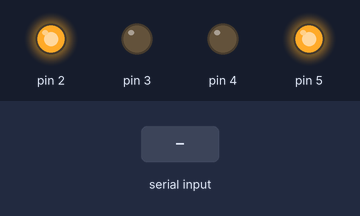
Simulated run of this sketch. Board: Arduino Uno, built with avr-gcc and run on an emulated ATmega328P. Shown: output pins drawn as LEDs (lit = HIGH). The inputs (shaded band) are chosen by the test bench.

Above: at 1.2 s.
1.3 s: "1" received over Serial
At 1.6 s:
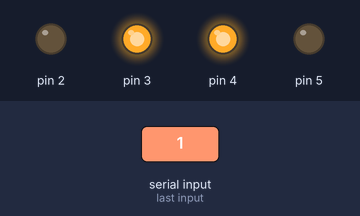
2.8 s: "2" received over Serial
At 3.9 s:
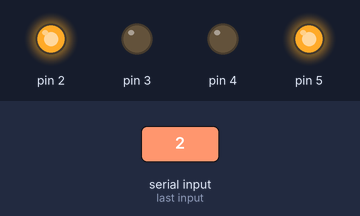
Timing chart, 0 to 5.8 s (numbered marks = the images above; inputs shaded):
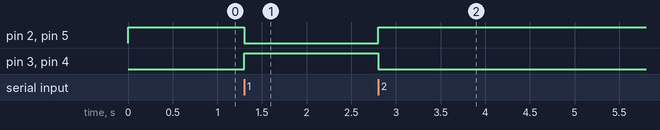

The sketch:

Photophobia_Assay.ino
```cpp
int state = 1;
char data;

void setup() {
  pinMode(2, OUTPUT);
  pinMode(3, OUTPUT);
  pinMode(4, OUTPUT);
  pinMode(5, OUTPUT);
  digitalWrite(2, HIGH); //red
  digitalWrite(3, LOW);  //blue
  digitalWrite(4, LOW);  //red
  digitalWrite(5, HIGH); //blue
  Serial.begin(9600); // Default communication rate of the Bluetooth module
}

void loop() {

if(Serial.available() > 0){ // Checks whether data is comming from the serial port
    data = Serial.read(); // Reads the data from the serial port

    if (data == '1' || data == '2'){
     if (state == 1){
        state = 2;
     }
      else if (state == 2){
        state = 1;
     }
    }

    if (state == 1) {
        digitalWrite(2, HIGH); //red
        digitalWrite(3, LOW);  //blue
        digitalWrite(4, LOW);  //red
        digitalWrite(5, HIGH); //blue
     }
     else if (state == 2) {
        digitalWrite(2, LOW);  //red
        digitalWrite(3, HIGH); //blue
        digitalWrite(4, HIGH); //red
        digitalWrite(5, LOW);  //blue
     }
}

}
```

Measured:
- after the input at 1.3 s, pin 2, pin 5: HIGH → LOW at once; pin 3, pin 4: LOW → HIGH at once
- after the input at 2.8 s, pin 2, pin 5: LOW → HIGH at once; pin 3, pin 4: HIGH → LOW at once
